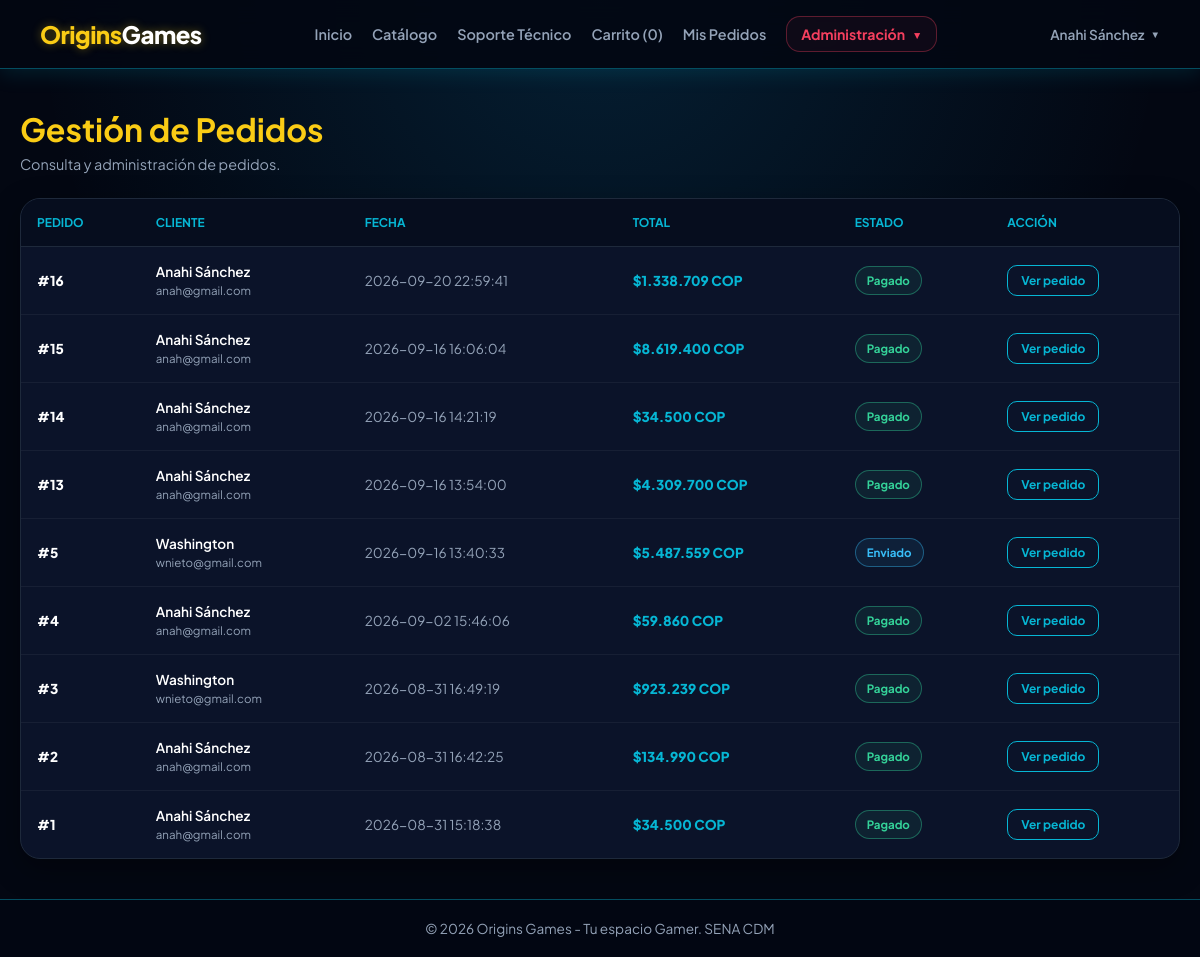
The page /pedido/admin (signed in) on the database as committed earlier.
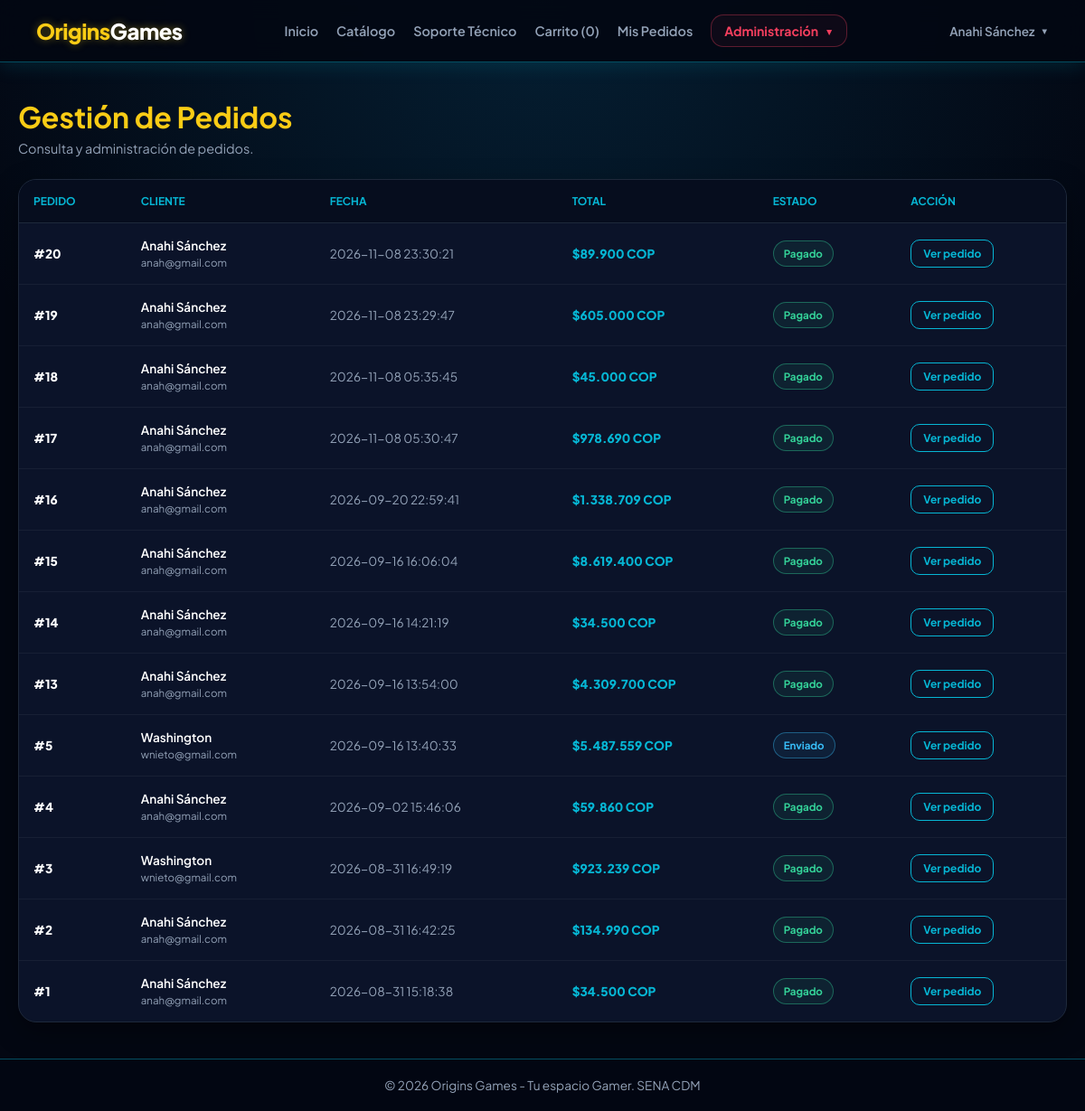
The same page on the database as committed later.
### tables this page shows
CREATE TABLE `pedidos` (
  `id` int(11) NOT NULL,
  `usuario_id` int(11) NOT NULL,
  `total` decimal(10,2) NOT NULL,
  `estado` enum('pendiente','pagado','enviado','cancelado') DEFAULT 'pendiente',
  `fecha_pedido` timestamp NOT NULL DEFAULT current_timestamp()
);

CREATE TABLE `usuarios` (
  `id` int(11) NOT NULL,
  `rol_id` int(11) NOT NULL DEFAULT 2,
  `nombre` varchar(100) NOT NULL,
  `email` varchar(150) NOT NULL,
  `password` varchar(255) NOT NULL,
  `telefono` varchar(20) DEFAULT NULL,
  `direccion` text DEFAULT NULL,
  `creado_en` timestamp NOT NULL DEFAULT current_timestamp()
);

### controllers/PedidoController.php (called while the page is built, shortened)
<?php
require_once __DIR__ . '/../models/Pedido.php';
class PedidoController
{
    private $pedidoModel;
    public function __construct()
    {
        $this->pedidoModel = new Pedido();
    }
    public function admin()
    {
        $pedidos = $this->pedidoModel
            ->obtenerTodosLosPedidos();
        require __DIR__ . '/../views/layouts/header.php';
        require __DIR__ . '/../views/pedidos/admin.php';
        require __DIR__ . '/../views/layouts/footer.php';
    }
}

### config/database.php (called while the page is built)
<?php
class Database {
    private static $host = "localhost";
    private static $db_name = "origins_games";
    private static $username = "root";
    private static $password = "";
    private static $conn = null;
    public static function connect() {
        if (self::$conn === null) {
            try {
                self::$conn = new PDO(
                    "mysql:host=" . self::$host . ";dbname=" . self::$db_name . ";charset=utf8mb4",
                    self::$username,
                    self::$password,
                    [
                        PDO::ATTR_ERRMODE => PDO::ERRMODE_EXCEPTION,
                        PDO::ATTR_DEFAULT_FETCH_MODE => PDO::FETCH_ASSOC,
                        PDO::ATTR_EMULATE_PREPARES => false
                    ]
                );
            } catch (PDOException $e) {
                die("Error de Conexión: " . $e->getMessage());
            }
        }
        return self::$conn;
    }
}

### models/Pedido.php (called while the page is built, shortened)
<?php
require_once __DIR__ . '/../config/database.php';
class Pedido
{
    private $db;
    public function __construct()
    {
        $this->db = Database::connect();
    }
    public function obtenerTodosLosPedidos()
    {
        $sql = "
            SELECT
                p.id,
                p.usuario_id,
                p.total,
                p.estado,
                p.fecha_pedido,
                u.nombre AS cliente,
                u.email
            FROM pedidos p
            INNER JOIN usuarios u
                ON u.id = p.usuario_id
            ORDER BY p.fecha_pedido DESC, p.id DESC
        ";
        $stmt = $this->db->query($sql);
        return $stmt->fetchAll(PDO::FETCH_ASSOC);
    }
}

### views/pedidos/admin.php (the view, shortened to what the changed rows need)
<div class="pedidos-header">
    <div>
        <h2>Gestión de Pedidos</h2>
    </div>
</div>
<div class="pedidos-card">
    <?php if (!empty($pedidos)): ?>
        <div class="pedidos-table-wrap">
            <table class="pedidos-table">
                <thead>
                    <tr>
                        <th>Pedido</th>
                        <th>Cliente</th>
                        <th>Fecha</th>
                        <th>Total</th>
                        <th>Estado</th>
                        <th>Acción</th>
                    </tr>
                </thead>
                <tbody>
                    <?php foreach ($pedidos as $pedido): ?>
                        <tr>
                            <td>
                                <span class="pedido-id">
                                    #<?= (int) $pedido['id'] ?>
                                </span>
                            </td>
                            <td>
                                <div class="pedido-cliente">
                                    <?= htmlspecialchars($pedido['cliente']) ?>
                                </div>
                                <div style="font-size:.72rem; margin-top:3px;">
                                    <?= htmlspecialchars($pedido['email']) ?>
                                </div>
                            </td>
                            <td>
                                <?= htmlspecialchars($pedido['fecha_pedido']) ?>
                            </td>
                            <td>
                                <span class="pedido-total">
                                    $<?= number_format(
                                        (float) $pedido['total'],
                                        0,
                                        ',',
                                        '.'
                                    ) ?> COP
                                </span>
                            </td>
                            <td>
                                <span class="estado-badge estado-<?= htmlspecialchars($pedido['estado']) ?>">
                                    <?= htmlspecialchars(
                                        ucfirst($pedido['estado'])
                                    ) ?>
                                </span>
                            </td>
                            <td>
                                <a
                                    class="btn-ver-pedido"
                                    href="/origins_games/pedido/ver?id=<?= (int) $pedido['id'] ?>"
                                >
                                    Ver pedido
                                </a>
                            </td>
                        </tr>
                    <?php endforeach; ?>
                </tbody>
            </table>
        </div>
    <?php else: ?>
        <div class="sin-pedidos">
            No hay pedidos registrados.
        </div>
    <?php endif; ?>
</div>

Rows that differ between the two databases and show on the page:
added pedidos: id "20", usuario.nombre "Anahi Sánchez", usuario.email "anah@gmail.com", fecha_pedido "2026-11-08 23:30:21", total "89.900", estado "Pagado"
added pedidos: id "19", usuario.nombre "Anahi Sánchez", usuario.email "anah@gmail.com", fecha_pedido "2026-11-08 23:29:47", total "605.000", estado "Pagado"
added pedidos: id "18", usuario.nombre "Anahi Sánchez", usuario.email "anah@gmail.com", fecha_pedido "2026-11-08 05:35:45", total "45.000", estado "Pagado"
added pedidos: id "17", usuario.nombre "Anahi Sánchez", usuario.email "anah@gmail.com", fecha_pedido "2026-11-08 05:30:47", total "978.690", estado "Pagado"
